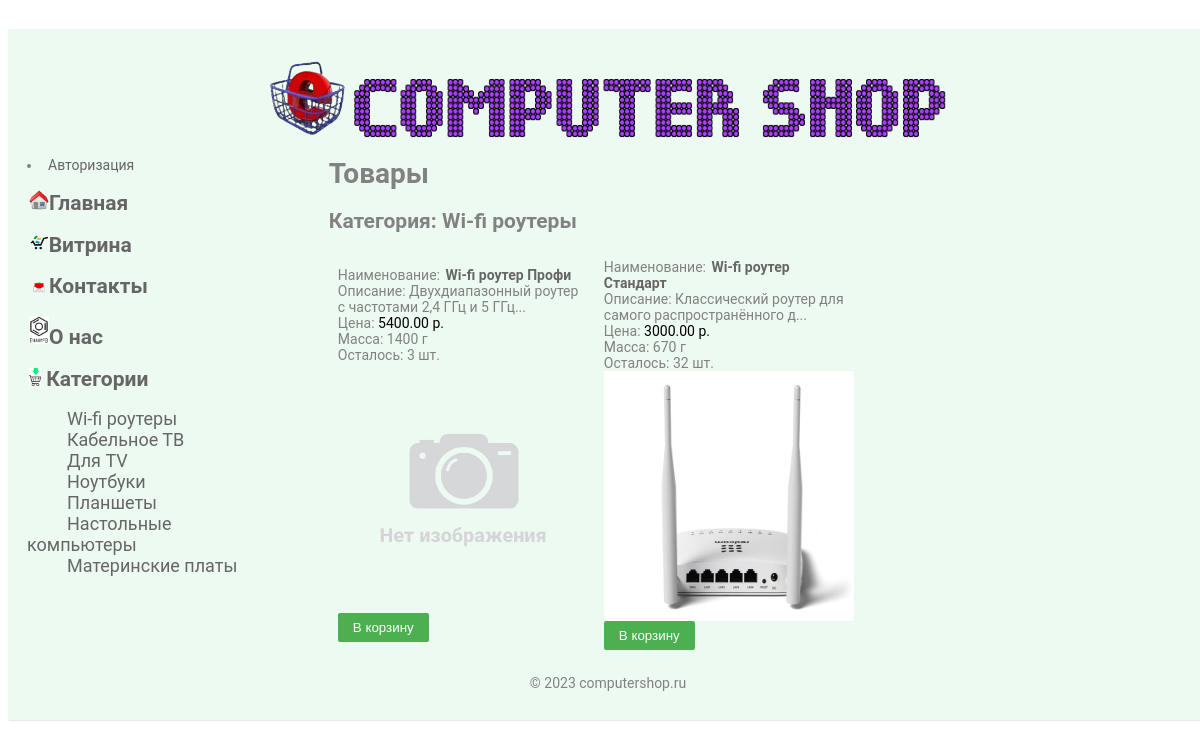
/view.php?cat_id=8, run on the app's committed database.
### tables this page shows
CREATE TABLE `categories` (
  `id` int(11) NOT NULL,
  `name` varchar(200) DEFAULT NULL,
  `descr` text,
  `parent` int(11) DEFAULT NULL
);

CREATE TABLE `products` (
  `id` int(11) NOT NULL,
  `name` varchar(200) DEFAULT NULL,
  `descr` text,
  `cat_id` int(11) DEFAULT NULL,
  `price` decimal(10,2) DEFAULT NULL,
  `discount_id` int(11) NOT NULL COMMENT 'id акции или скидки',
  `date_add` datetime NOT NULL DEFAULT CURRENT_TIMESTAMP,
  `weight` int(11) NOT NULL COMMENT 'масса',
  `length` int(11) NOT NULL COMMENT 'длина',
  `width` int(11) NOT NULL COMMENT 'ширина',
  `height` int(11) NOT NULL COMMENT 'высота',
  `amount` int(11) NOT NULL COMMENT 'количество'
);

### func.php (called while the page is built, shortened)
<?php
	$valuta=' р.';
?>

### view.php (the view, shortened to what this page needs)
<?php
	include "func.php";
	include "scripts.php";
	$title='Товары';
	$table='products';
?>
<html>
<head>
	<link rel="stylesheet" type="text/css" href="style.css">
</head>
<body>
<table id="main_table">
	<tr>
		<td colspan=2 style="text-align:center">
			<?php
				include('top.php');
			?>
		</td>
	</tr>
	<tr>
		<td width="300px" style="vertical-align:top;">
			<?php
				include('menu.php');
				include('showcase.php');
			?>
		</td>
		<td  width="900px">
<h1><?php echo $title;?></h1>
<?php
	$cat_id=empty($_GET['cat_id']) ? '' : abs(intval($_GET['cat_id']));
	if ($cat_id) {
		$query="
			SELECT name
			FROM categories
			WHERE 1
				AND id=$cat_id
		";
		$res=mysqli_query($con, $query) or die(mysqli_error($con));
		$row=mysqli_fetch_array($res);
		$cat_name=$row['name'];
		echo "<h2>Категория: $cat_name</h2>";
	};
	$filter_cat= $cat_id==0 ? '' : "AND `$table`.`cat_id`='$cat_id'";
	$query="
	SELECT t.*
	FROM (
		SELECT
			`$table`.`id`,
			`$table`.`name`,
			`$table`.`descr`,
			`categories`.`name` AS `category`,
			`$table`.`price`,
			`$table`.`weight`,
			`$table`.`length`,
			`$table`.`width`,
			`$table`.`height`,
			`$table`.`amount`- IFNULL(ROUND(SUM(`items`.`amount`)),0) AS 'amount',
#			`$table`.`amount`,
			`discounts`.`value` AS `discount_value`,
      TIMESTAMPDIFF(DAY, `$table`.`date_add`, NOW()) AS `delta`
		FROM
			`$table`
		LEFT JOIN
			`items` ON `items`.`product_id`=`products`.`id`
		LEFT JOIN
			`categories` ON `categories`.`id`=`$table`.`cat_id`
		LEFT JOIN
			`discounts` ON `discounts`.`id`=`$table`.`discount_id` AND NOW() BETWEEN `discounts`.`start` AND `discounts`.`stop`
		WHERE 1
			$filter_cat
		GROUP BY `$table`.`id`
		ORDER BY `$table`.`name`
		LIMIT 50) AS t
	WHERE amount>0;
	";
	$res=mysqli_query($con, $query) or die(mysqli_error($con));
	$a=array();
	while ($row=mysqli_fetch_array($res, MYSQLI_ASSOC)) {
		$a[]=$row;
	};
	$in_row=3;
 	$row_count=ceil(count($a)/$in_row);
	echo '<table border=0 style="width:100px">';
	for($i=1; $i<=$row_count; $i++) {
		echo "<tr>";
		for($j=1; $j<=$in_row; $j++) {
			$ind=($i-1)*$in_row+$j-1;
			if (isset($a[$ind])) {
				$row=$a[$ind];
				$fname='upload/'.$row['id'].'.jpg';
				if (!file_exists($fname)) {
					$fname='upload/0.jpg';
				};
				if ($row['delta']<30) {
          $new="<div><img src='images/new.png' style='width:100px'></div>";
				}
				else {
					$new='';
				};
				if ($row['discount_value']) {
					$price_new=number_format (round($row['price']*(1-$row['discount_value']/100), 2), 2, '.', '');
					$price_str="
						<font style='color: #888; font-size:x-small; text-decoration:line-through'>$row[price]$valuta</font>
						<img src='images/discount.png' height='24px' title='Скидка'>
						<font style='color: #000;'>$price_new$valuta</font>
					";
					$price_str=trim($price_str);
				}
				else {
					$price_str="<font style='color: #000;'>$row[price]$valuta</font>";
				};
				if (mb_strlen($row['descr'], 'UTF-8')>50) {
					$descr=mb_substr($row['descr'], 0, 50, 'UTF-8').'...';
				}
				else {
					$descr=$row['descr'];
				};
				echo "
				<td style='width:400px; height:400px'>
					$new
					Наименование: <b><a href='card.php?product_id=$row[id]'>$row[name]</a></b><br>
					Описание: $descr<br>
					Цена: $price_str<br>
					Масса: $row[weight] г<br>
					Осталось: $row[amount] шт.<br>
					<img src=\"$fname\" width=\"250px\" height=\"250px\" style='cursor:pointer;' onclick='to_cart($row[id]);'><br>
					<button onclick='to_cart($row[id]);'>В корзину</button>
				</td>
				";
			};
		};
		echo "</tr>";
	};
	echo '</table>';
?>
		</td>
	</tr>
	<tr>
		<td colspan=2>
			<?php
				include('footer.php');
			?>
		</td>
	</tr>
</table>
</body>
</html>

### scripts.php (shortened to what this page needs)
<link rel="stylesheet" type="text/css" href="style.css">
<link rel="stylesheet" href="css/jquery-ui.css">
<link rel="stylesheet" href="css/theme.blue.css">
<link rel="stylesheet" href="css/jquery.tablesorter.pager.min.css">
<link href="css/select2.min.css" rel="stylesheet" />
<link href="css/datepicker.min.css" rel="stylesheet" type="text/css">

### top.php
<p style='text-align:center'>
	<a href="index.php">
	<img src="images/logo.png" height="80px">
	<img src="images/logo_text.png" width="600px" height="60px"></a>
</p>

### menu.php (shortened to what this page needs)
<?php
	$menu= '
	';
	if ( !isset($_SESSION['level'])) $menu.='<li> <a href="login.php">Авторизация</a> </li>';
	$menu.='<h2><a href="index.php"><img src="images/home.png" width="20px">Главная</a> </h2>';
	$menu.='<h2><a href="view.php"><img src="images/showcase.png" height="18px">Витрина</a></h2>';
	$menu.='<h2><a href="contacts.php"><img src="images/mail.png" width="20px">Контакты</a> </h2>';
	$menu.='<h2><a href="about.php"><img src="images/about.png" width="20px">О нас</a> </h2>';
	echo $menu;
?>

### showcase.php (shortened to what this page needs)
<?php
	$con=connect();
	$query="
		SELECT
			`name`, `parent`, `id` AS `cat_id`
		FROM
			`categories`
		WHERE 1
			AND `categories`.`parent`=0
			AND `categories`.`id`<>0
	";
	echo '<h2><a href="view.php"><img src="images/cats.png" height="18px"> Категории</h2>';
	$res=mysqli_query($con, $query) or die(mysqli_error($con));
	while ($row=mysqli_fetch_array($res, MYSQLI_ASSOC)) {
		echo "<a id='cats_style' href=\"view.php?cat_id=$row[cat_id]\">$row[name]</a><br>";
	};
?>

### footer.php
<?php
echo "
			<p style='text-align:center'>&copy; 2023 computershop.ru</p>
";
?>

### style.css (style rules this page uses)
body { width: 100%; font-family: Roboto,sans-serif; font-size: 14px; line-height: 1.42857143; color: #828282; text-align: center; padding-top:1%; background: white url(images/bg.jpg); }
#main_table { background: #edfaf2; padding:20px 10px; border-radius:2px; box-shadow: 0 1px 1px rgba(0,0,0,.1); margin-right: auto; margin-left: auto; margin-top:9px; width: 1200px; }
td { font-size: 14px; text-align: left; padding:7px; }
a { padding: 2px 2px; text-decoration: none; color: #666; border-radius: 2px 2px 0 0; margin:10px 0; }
button { background: #4caf50; border: none; color: #fff; padding: 7px 15px; border-radius: 2px; cursor: pointer; }
table { background: #edfaf2; }
#cats_style { font-family: Roboto,sans-serif; font-size: 18px; margin: 38px; color: #666666; }

### data on the page
categories: name "Wi-fi роутеры"
categories: name "Кабельное ТВ"
categories: name "Для TV"
categories: name "Ноутбуки"
categories: name "Планшеты"
categories: name "Настольные компьютеры"
categories: name "Материнские платы"
products: name "Wi-fi роутер Профи", descr "Двухдиапазонный роутер с частотами 2,4 ГГц и 5 ГГц...", price "5400.00", weight "1400", amount "3", shows a picture
products: name "Wi-fi роутер Стандарт", descr "Классический роутер для самого распространённого д...", price "3000.00", weight "670", amount "32", shows a picture

### other printed values
$title "Товары"
